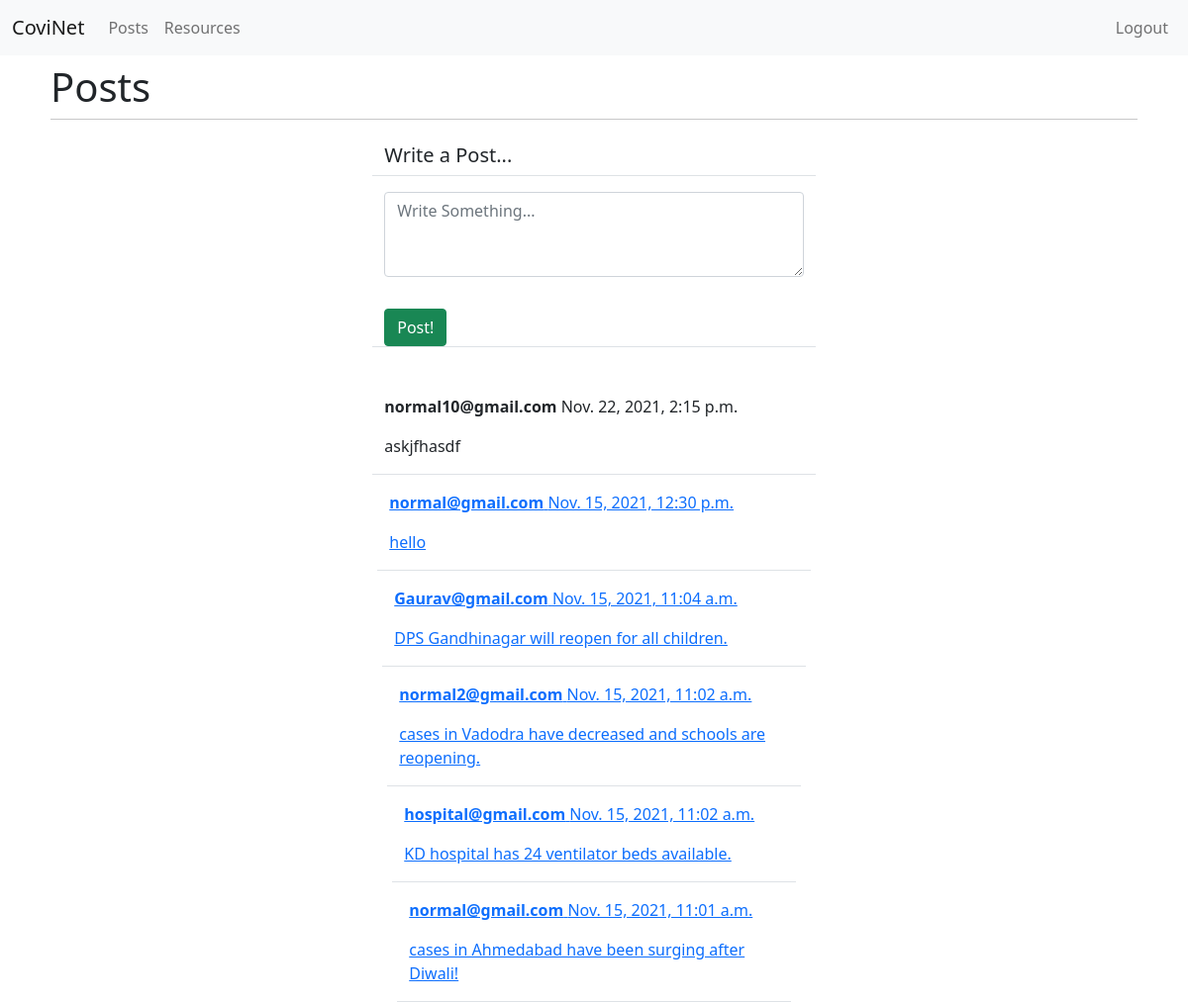
Page /social/ (signed in) on the committed database.
### Social_Module/models.py (models this page shows)
class Post(models.Model):
    body = models.TextField()
    created_on = models.DateTimeField(default=timezone.now)
    author = models.ForeignKey(CustomUser, on_delete=models.CASCADE)

### Registration_Module/models.py (models this page shows)
class CustomUser(AbstractUser):
    username = None
    email = models.EmailField(_('email address'), unique = True)
    is_staff = models.BooleanField(default=False)
    is_active = models.BooleanField(default=True)
    is_normal_user = models.BooleanField(default=True)
    is_hospital_staff = models.BooleanField(default=False,verbose_name="Tick the checkbox if you are a hospital employee")
    hospital = models.OneToOneField(Hospital, on_delete=CASCADE, null=True)
    USERNAME_FIELD = 'email'
    REQUIRED_FIELDS = []
    objects = CustomUserManager()
    def __str__(self):
      return "{}".format(self.email)

### Social_Module/views.py (the view, shortened to what this page needs)
# urls.py: path('', PostListView.as_view(), name='post-list'),
class PostListView(View):
    def get(self, request, *args, **kwargs):
        posts = Post.objects.all().order_by('-created_on')
        form = PostForm()
        context = {
            'post_list': posts,
            'form': form,
        }
        return render(request, 'Social_Module/post_list.html', context)

### Social_Module/forms.py
class PostForm(forms.ModelForm):
    body = forms.CharField(
        label='',
        widget=forms.Textarea(attrs={
            'rows':'3',
            'placeholder':'Write Something...'
        })
    )
    class Meta:
        model = Post
        fields = ['body']

### templates/Social_Module/post_list.html (shortened to what this page needs)
{% extends 'base.html' %}
{% load crispy_forms_tags %}
{% block pageHead %}
    <h1>Posts</h1>
{% endblock %}
{% block content %}
    {% if request.user.is_authenticated %}
        <div class="container">
            <div class="row justify-content-center mt-3">
                <div class="col-md-5 col-sm-12 border-bottom">
                    <h5>Write a Post...</h5>
                </div>
            </div>
            <div class="row justify-content-center mt-3 mb-5">
                <div class="col-md-5 col-sm-12 border-bottom">
                    <form method="POST">
                        {{form | crispy}}
                        <div class="d-grip gap-2">
                            <button class="btn btn-success mt-3">Post!</button>
                        </div>
                    </form>
                </div>
            </div>
            {% for post in post_list %}
            <div class="row justify-content-center mt-3">
                <div class="col-md-5 col-sm-12 border-bottom position-relative">
                    <p><strong>{{post.author}}</strong> {{post.created_on}}</p>
                    <p>{{post.body}}</p>
                    <a href="{% url 'post-detail' post.pk %}"
                </div>
            </div>
            {% endfor %}
        </div>
    {% else %}
        <h4 class="col-md-6 offset-md-3">You are not Logged In. Please <a href="/login/">Login</a> to access this page</h4>
    {% endif %}
{% endblock content %}

### rows in the picture
Post: author "normal10@gmail.com", created_on "Nov. 22, 2021, 2:15 p.m.", body "askjfhasdf"
Post: author "normal@gmail.com", created_on "Nov. 15, 2021, 12:30 p.m.", body "hello"
Post: author "Gaurav@gmail.com", created_on "Nov. 15, 2021, 11:04 a.m.", body "DPS Gandhinagar will reopen for all children."
Post: author "normal2@gmail.com", created_on "Nov. 15, 2021, 11:02 a.m.", body "cases in Vadodra have decreased and schools are reopening."
Post: author "hospital@gmail.com", created_on "Nov. 15, 2021, 11:02 a.m.", body "KD hospital has 24 ventilator beds available."
Post: author "normal@gmail.com", created_on "Nov. 15, 2021, 11:01 a.m.", body "cases in Ahmedabad have been surging after Diwali!"
